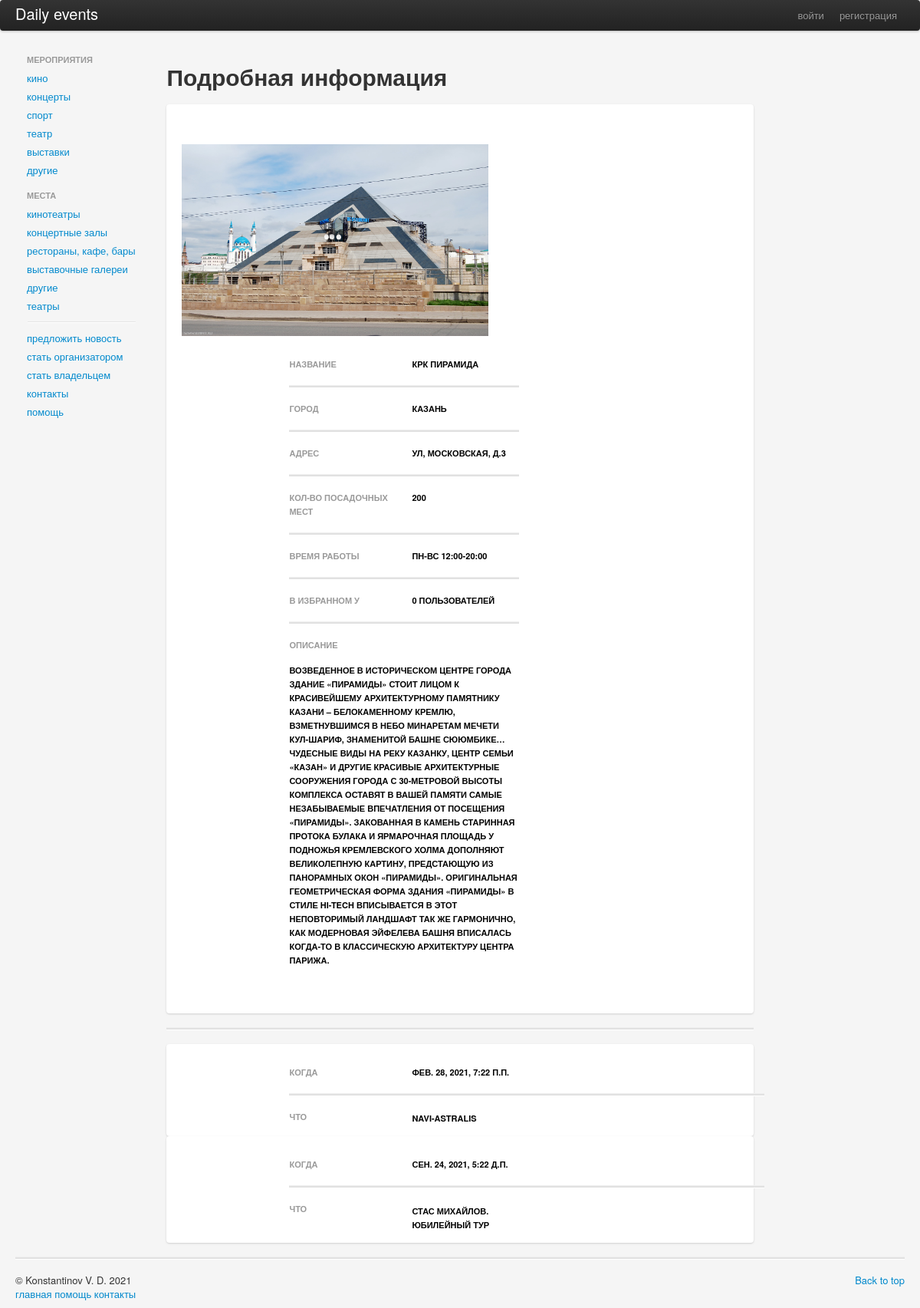
Page /events/concerthalls/krk-piramida/ on the committed database.
### events/models.py (models this page shows, shortened)
class Place(models.Model):
    name = models.CharField(max_length=100,verbose_name='название', unique=True)
    slug = models.SlugField(max_length=100, blank=True)
    city = models.ForeignKey(City, related_name='places', on_delete=models.CASCADE)
    photo = models.ImageField(upload_to='photos/place/%Y/%m/%d', verbose_name='фото', blank=True, default='default/place_pic.jpg')
    short_description = models.CharField(max_length=70,blank=True)
    description = models.TextField()
    default_user = Account.objects.filter(is_admin=True).order_by('date_joined').first().pk
    owner = models.ForeignKey(Account, related_name='places', on_delete=models.CASCADE, default=default_user)
    followers = models.ManyToManyField(Account,blank=True, related_name='liked_places')
    address = models.CharField(max_length=100)
    comments = models.ManyToManyField(Account,through="PlaceComments")
    class Meta:
	    verbose_name = 'место-родитель'
	    verbose_name_plural = 'места-родители'

class СoncertHall(Place):
    work_time = models.CharField(max_length=30)
    seat_count = models.IntegerField()
    class Meta:
	    verbose_name = 'концертный зал'
	    verbose_name_plural = 'концертные залы'

class Schedule(models.Model):
    date = models.DateTimeField()
    event = models.ForeignKey('Event', related_name='start_at', on_delete=models.CASCADE)
    place = models.ForeignKey('Place', on_delete=models.CASCADE)
    class Meta:
	    verbose_name = 'расписание'
	    verbose_name_plural = 'расписания'
	    ordering = ['date']

class Event(models.Model):
    name = models.CharField(max_length=100,verbose_name='название', unique=True)
    slug = models.SlugField(max_length=100, blank=True)
    followers = models.ManyToManyField(Account, related_name='followed_events',blank=True)
    photo = models.ImageField(upload_to='photos/events/%Y/%m/%d', verbose_name='фото', blank=True, default='default/event_pic.jpg')
    short_description = models.CharField(max_length=70)
    description = models.TextField()
    default_user = Account.objects.filter(is_admin=True).order_by('date_joined').first().pk
    organizer = models.ForeignKey(Account,blank=True, related_name='events', on_delete=models.CASCADE, default=default_user)
    rating = models.CharField(max_length=3, default='0+')
    schedule = models.ManyToManyField('Place',through=Schedule)
    comments = models.ManyToManyField(Account,through="EventComments")
    class Meta:
	    verbose_name = 'событие-родитель'
	    verbose_name_plural = 'события-родители'

### account/models.py (models this page shows, shortened)
class City(models.Model):
	name = models.CharField(max_length=100,verbose_name='название', unique=True)
	slug = models.SlugField(max_length=100, blank=True)
	class Meta:
		verbose_name = 'город'
		verbose_name_plural = 'города'
		ordering = ['name']

### events/views.py (the view)
# urls.py: path('concerthalls/<str:item_slug>/',views.concerthallDetailed,name='concert_hall'),
def concerthallDetailed(request,item_slug):
    context = {}
    item = СoncertHall.objects.get(slug__iexact=item_slug)
    schedule = Schedule.objects.filter(place__pk=item.pk)
    context['schedule'] = schedule
    follows = item.followers.count()
    if follows % 10 == 1:
        follows = '{} пользователя'.format(follows)
    else:
        follows = '{} пользователей'.format(follows)
    context['object'] = item
    context['follows'] = follows
    if request.method == 'POST':
        item.followers.add(request.user)
        return redirect(item.get_absolute_url())
    else:
        return render(request, 'events/concerthall_theatre_detailed.html', context)

### events/templates/events/concerthall_theatre_detailed.html (shortened to what this page needs)
{% extends 'base.html' %}
{% block content %}
<div class="row">
  <div style="margin-top: 3%;" class="span10 offset">
    <h1>Подробная информация</h1>
  </div>
</div>
<br>
<div class="card">
  <div class="row">
    <div class="span4">
      <div class="container-fluid">
        <img  src="{{object.photo.url}}" class="event-pic" >
        </div>
    </div>
    <div class="span4 offset2">
      <div class="row">
        <div class="span2">
          <h6 style="margin-top: 20%;">Название</h6>
        </div>
        <div class="span2">
          <h6 style="margin-top: 20%; color:black" >{{object.name}}</h6>
        </div>
      </div>
      <hr>
      <div class="row">
        <div class="span2">
          <h6>город</h6>
        </div>
        <div class="span2">
          <h6 style="color:black" >{{object.city.name}}</h6>
        </div>
      </div>
      <hr>
      <div class="row">
        <div class="span2">
          <h6>адрес</h6>
        </div>
        <div class="span2">
          <h6 style="color:black" >{{object.address}}</h6>
        </div>
      </div>
      <hr>
      <div class="row">
        <div class="span2">
          <h6>Кол-во посадочных мест</h6>
        </div>
        <div class="span2">
          <h6 style="color:black" >{{object.seat_count}}</h6>
        </div>
      </div>
      <hr>
      <div class="row">
        <div class="span2">
          <h6>время работы</h6>
        </div>
        <div class="span2">
          <h6 style="color:black" >{{object.work_time}}</h6>
        </div>
      </div>
      <hr>
      <div class="row">
        <div class="span2">
          <h6>в избранном у</h6>
        </div>
        <div class="span2">
          <h6 style="color:black" >{{follows}}</h6>
        </div>
      </div>
      <hr>
      <div class="row">
        <div class="span2">
          <h6>описание</h6>
        </div>
        <div class="span4">
          <h6 style="margin-bottom: 20%; margin-top: 5%; color:black" >{{object.description}}</h6>
        </div>
      </div>
    </div>
  </div>
</div>
<hr>
{%for item in schedule%}
<div class="card">
    <div class="row">
      <div class="span8 offset2">
        <div class="row">
          <div class="span2">
            <h6 style="margin-top: 20%;">когда</h6>
          </div>
          <div class="span2">
            <h6 style="margin-top: 20%; color:black" >{{item.date}}</h6>
          </div>
        </div>
        <hr>
        <div class="row">
          <div class="span2">
            <h6 >что</h6>
          </div>
          <div class="span2">
            <h6 style="margin-bottom: 10%; margin-top: 2%; color:black" >{{item.event.name}}</h6>
          </div>
        </div>
          </div>
        </div>
      </div>
{%endfor%}
{% endblock %}

### static/css/my.css (style rules this page uses)
body { background-color: rgb(245, 245, 245); }
hr { height: 2px; background-color: rgb(225, 225, 225) }
.event-pic { margin-top: 20%; width: 400px; height: 250px }
.card { box-shadow: 0 1px 3px 0 rgba(0,0,0,.1), 0 1px 2px 0 rgba(0,0,0,.06); }
.card { position: relative; display: flex; flex-direction: column; min-width: 0; word-wrap: break-word; background-color: #fff; background-clip: border-box; border: 0 solid rgba(0,0,0,.125); border-radius: .25rem; }

### rows in the picture
Place: photo (picture), name "КРК ПИРАМИДА", city.name "КАЗАНЬ", address "УЛ, МОСКОВСКАЯ, Д.3", description "ВОЗВЕДЕННОЕ В ИСТОРИЧЕСКОМ ЦЕНТРЕ ГОРОДА ЗДАНИЕ «ПИРАМИДЫ» СТОИТ ЛИЦОМ К КРАСИВЕЙШЕМУ АРХИТЕКТУРНОМУ ПАМЯТНИКУ КАЗАНИ – БЕЛОКАМЕННОМУ КРЕМЛЮ, ВЗМЕТНУВШИМСЯ В НЕБО МИНАРЕТАМ МЕЧЕТИ КУЛ-ШАРИФ, ЗНАМЕНИТОЙ БАШНЕ СЮЮМБИКЕ… ЧУДЕСНЫЕ ВИДЫ НА РЕКУ КАЗАНКУ, ЦЕНТР СЕМЬИ «КАЗАН» И ДРУГИЕ КРАСИВЫЕ АРХИТЕКТУРНЫЕ СООРУЖЕНИЯ ГОРОДА С 30-МЕТРОВОЙ ВЫСОТЫ КОМПЛЕКСА ОСТАВЯТ В ВАШЕЙ ПАМЯТИ САМЫЕ НЕЗАБЫВАЕМЫЕ ВПЕЧАТЛЕНИЯ ОТ ПОСЕЩЕНИЯ «ПИРАМИДЫ». ЗАКОВАННАЯ В КАМЕНЬ СТАРИННАЯ ПРОТОКА БУЛАКА И ЯРМАРОЧНАЯ ПЛОЩАДЬ У ПОДНОЖЬЯ КРЕМЛЕВСКОГО ХОЛМА ДОПОЛНЯЮТ ВЕЛИКОЛЕПНУЮ КАРТИНУ, ПРЕДСТАЮЩУЮ ИЗ ПАНОРАМНЫХ ОКОН «ПИРАМИДЫ». ОРИГИНАЛЬНАЯ ГЕОМЕТРИЧЕСКАЯ ФОРМА ЗДАНИЯ «ПИРАМИДЫ» В СТИЛЕ HI-TECH ВПИСЫВАЕТСЯ В ЭТОТ НЕПОВТОРИМЫЙ…"
СoncertHall: seat_count "200", work_time "ПН-ВС 12:00-20:00"
Schedule: date "ФЕВ. 28, 2021, 7:22 П.П.", event.name "NAVI-ASTRALIS"
Schedule: date "СЕН. 24, 2021, 5:22 Д.П.", event.name "СТАС МИХАЙЛОВ. ЮБИЛЕЙНЫЙ ТУР"

### other values in the picture
{{ follows }} "0 ПОЛЬЗОВАТЕЛЕЙ"
